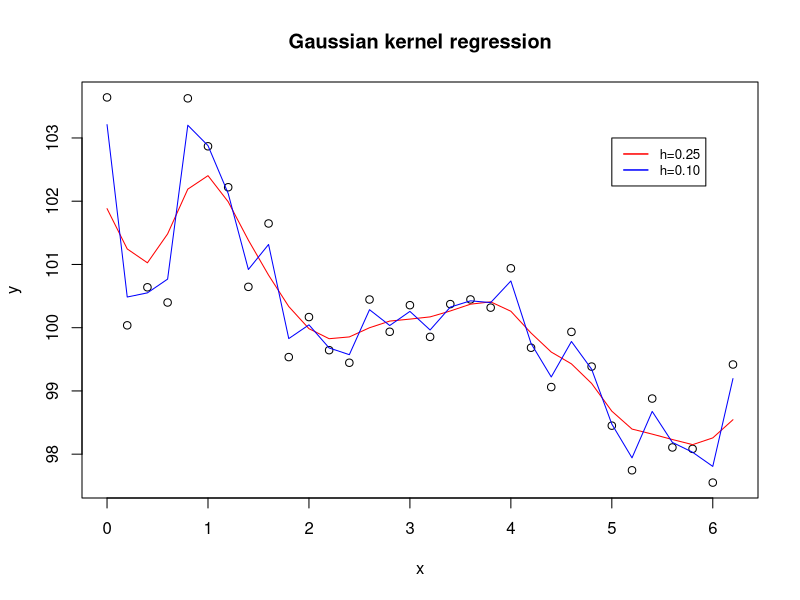

This figure's R source:
# CODE1103
# GAUSSIAN KERNEL REGERSSION
rm(list=ls()) # CLEAR WORKSPACE
set.seed(195021)
# GENERATE DATA 
x<-seq(from=0, to=2*pi,by=0.2)
#x<-seq(from=0, to=2*pi,length.out=33)

f0<-function(x){ 100+sin(2*x)+cos(x/2) }
R2<-2/3
y<-f0(x)+rnorm(n=length(x),sd=sqrt(var(f0(x))*(1-R2)/R2))
# CHOOSE h
h <- 0.25
# CONSTRUCT DISTANCE MATRIX AND GAUSSIAN KERNEL
d <- as.matrix(dist(x))^2
Kh25 <- exp(-(1/(2*h^2))*d)
sc25 <- apply(Kh25,1,sum)
mhgaus25 <- Kh25%*%y/sc25
#setwd("C:/Users/au223137/Dropbox/Rsessions/MarkDown")
#
plot(y~x,main='Gaussian kernel regression')
lines(x,mhgaus25,col="red")
# CHOOSE h
h <- 0.10
Kh10 <- exp(-(1/(2*h^2))*d)
sc10 <- apply(Kh10,1,sum)
mhgaus10 <- Kh10%*%y/sc10
lines(x,mhgaus10,col="blue")
legend(5, 103, legend=c("h=0.25", "h=0.10"),
       col=c("red", "blue"),lty=1:1, lwd=c(1.5,1.5), cex=0.8)
#dev.off()